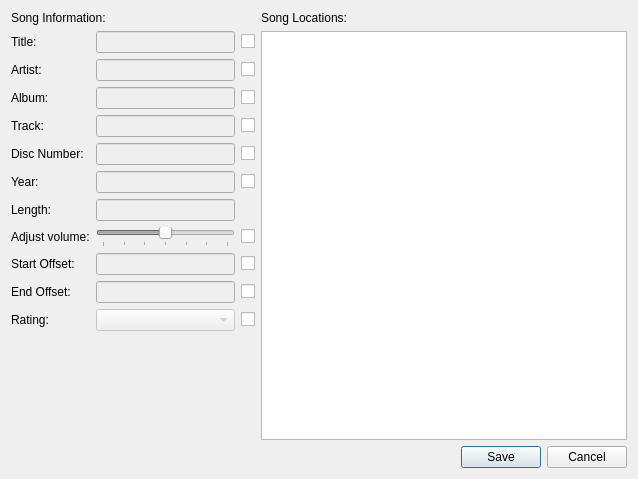
<?xml version="1.0" encoding="UTF-8"?>
<ui version="4.0">
 <class>SongInfoDlg</class>
 <widget class="QDialog" name="SongInfoDlg">
  <property name="geometry">
   <rect>
    <x>0</x>
    <y>0</y>
    <width>638</width>
    <height>479</height>
   </rect>
  </property>
  <property name="windowTitle">
   <string>Song Info</string>
  </property>
  <property name="windowIcon">
   <iconset resource="Form1.qrc">
    <normaloff>:/icons/Form1.png</normaloff>:/icons/Form1.png</iconset>
  </property>
  <layout class="QVBoxLayout" name="verticalLayout_3">
   <item>
    <layout class="QHBoxLayout" name="horizontalLayout" stretch="2,3">
     <item>
      <layout class="QVBoxLayout" name="verticalLayout_2">
       <item>
        <widget class="QLabel" name="label_8">
         <property name="text">
          <string>Song Information:</string>
         </property>
        </widget>
       </item>
       <item>
        <layout class="QGridLayout" name="gridLayout">
         <item row="0" column="2">
          <widget class="QCheckBox" name="EditTitle">
           <property name="text">
            <string/>
           </property>
          </widget>
         </item>
         <item row="0" column="0">
          <widget class="QLabel" name="label">
           <property name="text">
            <string>Title:</string>
           </property>
          </widget>
         </item>
         <item row="5" column="2">
          <widget class="QCheckBox" name="EditYear">
           <property name="text">
            <string/>
           </property>
          </widget>
         </item>
         <item row="8" column="2">
          <widget class="QCheckBox" name="EditStartOffset">
           <property name="text">
            <string/>
           </property>
          </widget>
         </item>
         <item row="5" column="0">
          <widget class="QLabel" name="label_5">
           <property name="text">
            <string>Year:</string>
           </property>
          </widget>
         </item>
         <item row="0" column="1">
          <widget class="QLineEdit" name="TitleLineEdit">
           <property name="enabled">
            <bool>false</bool>
           </property>
           <property name="readOnly">
            <bool>false</bool>
           </property>
          </widget>
         </item>
         <item row="5" column="1">
          <widget class="QLineEdit" name="YearLineEdit">
           <property name="enabled">
            <bool>false</bool>
           </property>
           <property name="readOnly">
            <bool>false</bool>
           </property>
          </widget>
         </item>
         <item row="7" column="0">
          <widget class="QLabel" name="label_9">
           <property name="text">
            <string>Adjust volume:</string>
           </property>
          </widget>
         </item>
         <item row="6" column="1">
          <widget class="QLineEdit" name="LengthLineEdit">
           <property name="enabled">
            <bool>false</bool>
           </property>
           <property name="readOnly">
            <bool>false</bool>
           </property>
          </widget>
         </item>
         <item row="3" column="2">
          <widget class="QCheckBox" name="EditTrack">
           <property name="text">
            <string/>
           </property>
          </widget>
         </item>
         <item row="10" column="0">
          <widget class="QLabel" name="label_12">
           <property name="text">
            <string>Rating:</string>
           </property>
          </widget>
         </item>
         <item row="1" column="0">
          <widget class="QLabel" name="label_2">
           <property name="text">
            <string>Artist:</string>
           </property>
          </widget>
         </item>
         <item row="1" column="1">
          <widget class="QLineEdit" name="ArtistLineEdit">
           <property name="enabled">
            <bool>false</bool>
           </property>
           <property name="readOnly">
            <bool>false</bool>
           </property>
          </widget>
         </item>
         <item row="9" column="1">
          <widget class="QLineEdit" name="EndOffsetLineEdit">
           <property name="enabled">
            <bool>false</bool>
           </property>
           <property name="readOnly">
            <bool>false</bool>
           </property>
          </widget>
         </item>
         <item row="8" column="1">
          <widget class="QLineEdit" name="StartOffsetLineEdit">
           <property name="enabled">
            <bool>false</bool>
           </property>
           <property name="readOnly">
            <bool>false</bool>
           </property>
          </widget>
         </item>
         <item row="8" column="0">
          <widget class="QLabel" name="label_10">
           <property name="text">
            <string>Start Offset:</string>
           </property>
          </widget>
         </item>
         <item row="10" column="2">
          <widget class="QCheckBox" name="EditRating">
           <property name="text">
            <string/>
           </property>
          </widget>
         </item>
         <item row="7" column="1">
          <widget class="QSlider" name="VolumeSlider">
           <property name="enabled">
            <bool>false</bool>
           </property>
           <property name="minimum">
            <number>-15</number>
           </property>
           <property name="maximum">
            <number>15</number>
           </property>
           <property name="singleStep">
            <number>5</number>
           </property>
           <property name="pageStep">
            <number>5</number>
           </property>
           <property name="orientation">
            <enum>Qt::Horizontal</enum>
           </property>
           <property name="tickPosition">
            <enum>QSlider::TicksBelow</enum>
           </property>
          </widget>
         </item>
         <item row="2" column="1">
          <widget class="QLineEdit" name="AlbumLineEdit">
           <property name="enabled">
            <bool>false</bool>
           </property>
           <property name="readOnly">
            <bool>false</bool>
           </property>
          </widget>
         </item>
         <item row="7" column="2">
          <widget class="QCheckBox" name="EditVolume">
           <property name="text">
            <string/>
           </property>
          </widget>
         </item>
         <item row="10" column="1">
          <widget class="QComboBox" name="RatingCombo">
           <property name="enabled">
            <bool>false</bool>
           </property>
          </widget>
         </item>
         <item row="9" column="2">
          <widget class="QCheckBox" name="EditEndOffset">
           <property name="text">
            <string/>
           </property>
          </widget>
         </item>
         <item row="3" column="1">
          <widget class="QLineEdit" name="TrackLineEdit">
           <property name="enabled">
            <bool>false</bool>
           </property>
           <property name="readOnly">
            <bool>false</bool>
           </property>
          </widget>
         </item>
         <item row="2" column="0">
          <widget class="QLabel" name="label_3">
           <property name="text">
            <string>Album:</string>
           </property>
          </widget>
         </item>
         <item row="9" column="0">
          <widget class="QLabel" name="label_11">
           <property name="text">
            <string>End Offset:</string>
           </property>
          </widget>
         </item>
         <item row="2" column="2">
          <widget class="QCheckBox" name="EditAlbum">
           <property name="text">
            <string/>
           </property>
          </widget>
         </item>
         <item row="11" column="0">
          <spacer name="verticalSpacer">
           <property name="orientation">
            <enum>Qt::Vertical</enum>
           </property>
           <property name="sizeHint" stdset="0">
            <size>
             <width>20</width>
             <height>40</height>
            </size>
           </property>
          </spacer>
         </item>
         <item row="6" column="0">
          <widget class="QLabel" name="label_6">
           <property name="text">
            <string>Length:</string>
           </property>
          </widget>
         </item>
         <item row="1" column="2">
          <widget class="QCheckBox" name="EditArtist">
           <property name="text">
            <string/>
           </property>
          </widget>
         </item>
         <item row="4" column="0">
          <widget class="QLabel" name="label_4">
           <property name="text">
            <string>Disc Number:</string>
           </property>
          </widget>
         </item>
         <item row="3" column="0">
          <widget class="QLabel" name="label_13">
           <property name="text">
            <string>Track:</string>
           </property>
          </widget>
         </item>
         <item row="4" column="1">
          <widget class="QLineEdit" name="DiscLineEdit">
           <property name="enabled">
            <bool>false</bool>
           </property>
           <property name="readOnly">
            <bool>false</bool>
           </property>
          </widget>
         </item>
         <item row="4" column="2">
          <widget class="QCheckBox" name="EditDisc">
           <property name="text">
            <string/>
           </property>
          </widget>
         </item>
        </layout>
       </item>
      </layout>
     </item>
     <item>
      <layout class="QVBoxLayout" name="verticalLayout">
       <item>
        <widget class="QLabel" name="label_7">
         <property name="text">
          <string>Song Locations:</string>
         </property>
        </widget>
       </item>
       <item>
        <widget class="QListWidget" name="LocationsList"/>
       </item>
      </layout>
     </item>
    </layout>
   </item>
   <item>
    <widget class="QDialogButtonBox" name="ButtonBox">
     <property name="standardButtons">
      <set>QDialogButtonBox::Cancel|QDialogButtonBox::Save</set>
     </property>
    </widget>
   </item>
  </layout>
 </widget>
 <resources>
  <include location="Form1.qrc"/>
 </resources>
 <connections/>
</ui>
